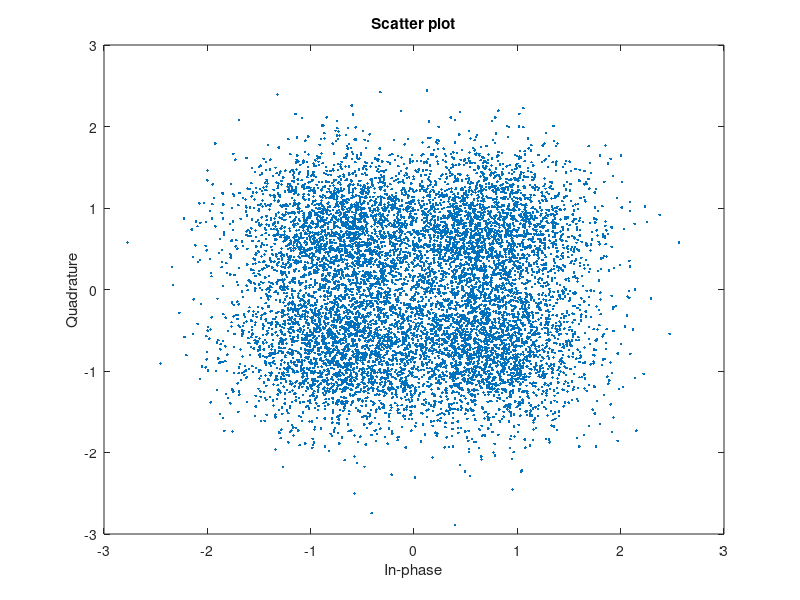

The MATLAB source for this figure: (Note: this script raises an error after producing the figure.)
clear;
clc;
%% Building the constellation for QPSK
c_QPSK = [sqrt(2)/2+sqrt(2)/2i, -sqrt(2)/2+sqrt(2)/2i,...
         -sqrt(2)/2-sqrt(2)/2i, sqrt(2)/2-sqrt(2)/2i];
QPSK_sigpower = pow2db(mean(abs(c_QPSK).^2));
M = length(c_QPSK);

QPSK_x = randi([0 M-1],10^4,1);
QPSK_mod_x = genqammod(QPSK_x,c_QPSK);

QPSK_y = awgn(QPSK_mod_x,3,QPSK_sigpower);

h = scatterplot(QPSK_y);
hold on
scatterplot(c_QPSK,[],[],'r*',h)
grid

%% Experimental error rate
SNR = 0:3:15;
error_rate = zeros(size(SNR));
for i = 1:length(SNR)
    noisy_sig = awgn(QPSK_mod_x,SNR(i),QPSK_sigpower);
    QPSK_detected = genqamdemod(noisy_sig,c_QPSK);
    [numErrors,ser] = symerr(QPSK_x,QPSK_detected);
    error_rate(i) = ser;
end

semilogy(error_rate,'-o')
hold on
%% Theoritical error rate
delta =sqrt(2);
Bit_energy = 0.5;
sigma = sqrt(Bit_energy./(10.^(SNR./10)));
Pe = 1-(1-qfunc(delta./(2*sigma))).^2;
semilogy(Pe, 'r-*')
legend("experimental", "theoritical")

%% Build the constellation for 4PAM
delta  = sqrt(4/5);
c_4pam = [-3*delta/2, -delta/2, delta/2, 3*delta/2];
sigpower = pow2db(mean(abs(c_4pam).^2));
M = length(c_4pam);

QPSK_x = randi([0 M-1],10^4,1);
modData = genqammod(data,c_4pam);

rxSig = awgn(modData,3,sigpower);
h = scatterplot(rxSig);
hold on
scatterplot(c_4pam,[],[],'r*',h)
grid
